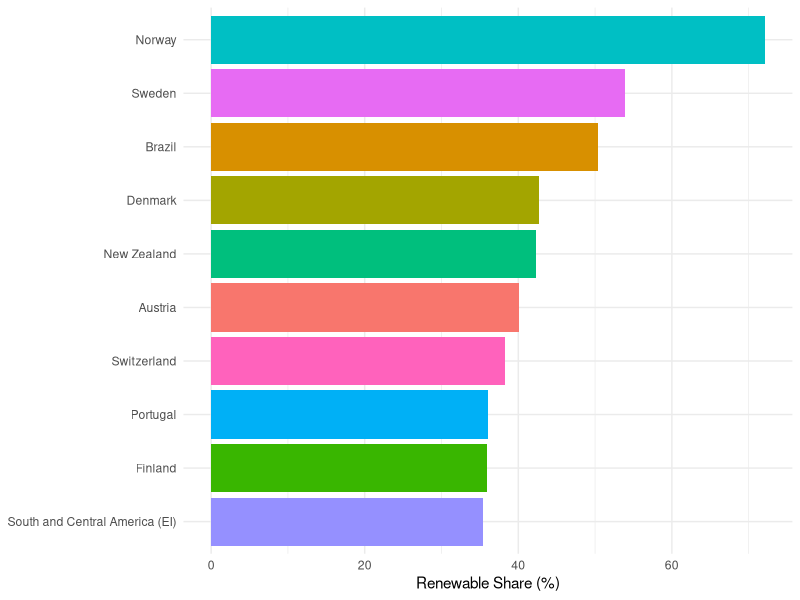
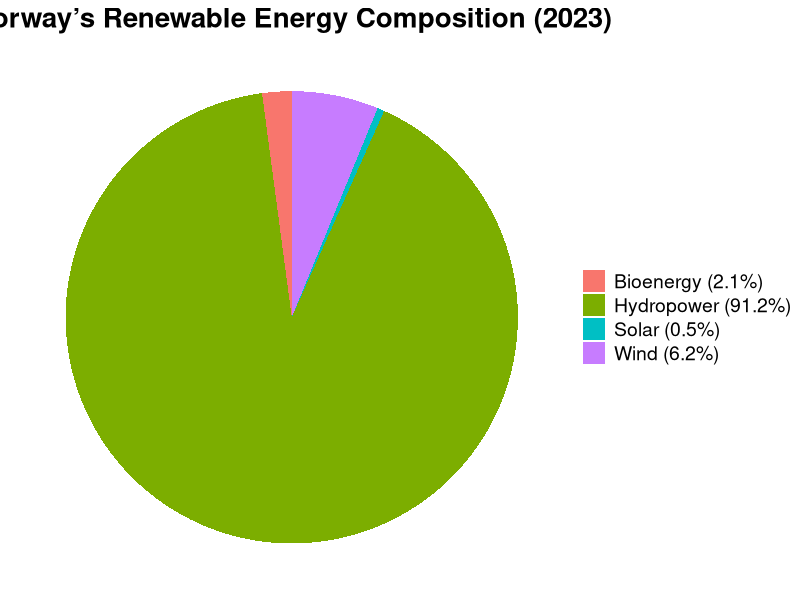
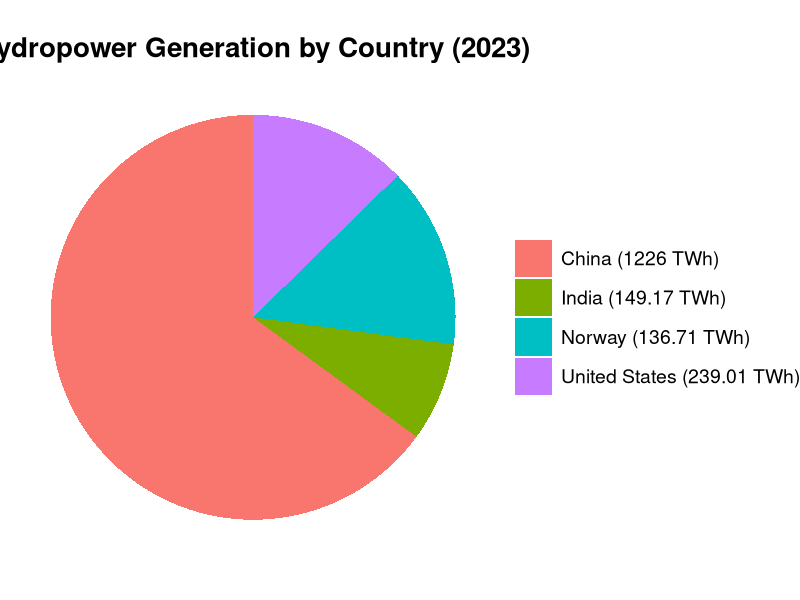

Reproduce these figures in R, in order.
## ---- chunk 1
library(ggplot2)
library(readr)
library(tidyverse)

data <- read_csv("renewable-share-energy.csv")

top10_clean <- data %>%
  filter(Year == 2023, 
         !Entity %in% c("World", "Africa", "Asia", "Europe", "Oceania", 
                        "North America", "South America", "Eastern Africa (EI)")) %>%
  arrange(desc(`Renewables (% equivalent primary energy)`)) %>%
  slice(1:10)

ggplot(top10_clean, aes(x = reorder(Entity, `Renewables (% equivalent primary energy)`), 
                        y = `Renewables (% equivalent primary energy)`, fill = Entity)) +
  geom_col() +
  coord_flip() +
  labs(x = NULL, y = "Renewable Share (%)") +
  theme_minimal() +
  theme(legend.position = "none")
## ---- chunk 2
df <- data.frame(
  source = c("Hydropower", "Wind", "Bioenergy", "Solar"),
  share = c(91.2, 6.2, 2.1, 0.5)
)

df$source_label <- paste0(df$source, " (", df$share, "%)")

ggplot(df, aes(x = "", y = share, fill = source_label)) +
  geom_col(width = 1) +
  coord_polar(theta = "y") +
  theme_void() +
  labs(title = "Norway’s Renewable Energy Composition (2023)") +
  theme(
    plot.title = element_text(size = 20, face = "bold", hjust = 0.5),
    legend.title = element_blank(), 
    legend.text = element_text(size = 14)  
  )
## ---- chunk 3
library(readr)
library(dplyr)
library(ggplot2)

hydro_data <- read_csv("hydropower-consumption.csv")

hydro_2023 <- hydro_data %>%
  filter(Year == 2023) %>%
  select(Entity, `Electricity from hydro - TWh`) %>%
  rename(Country = Entity, Hydro_TWh = `Electricity from hydro - TWh`) %>%
  arrange(desc(Hydro_TWh)) %>%
  slice(1:4) %>%
  bind_rows(hydro_data %>% filter(Year == 2023, Entity == "Norway") %>%
              select(Entity, `Electricity from hydro - TWh`) %>%
              rename(Country = Entity, Hydro_TWh = `Electricity from hydro - TWh`))

hydro_2023 <- hydro_2023 %>%
  mutate(label = paste0(Country, " (", round(Hydro_TWh, 2), " TWh)"))

ggplot(hydro_2023, aes(x = "", y = Hydro_TWh, fill = label)) +
  geom_col(width = 1) +
  coord_polar(theta = "y") +
  theme_void() +
  labs(title = "Hydropower Generation by Country (2023)") +
  theme(
    plot.title = element_text(size = 20, face = "bold", hjust = 0.5),
    legend.title = element_blank(),
    legend.text = element_text(size = 14),
    legend.key.size = unit(1, "cm")
  )
